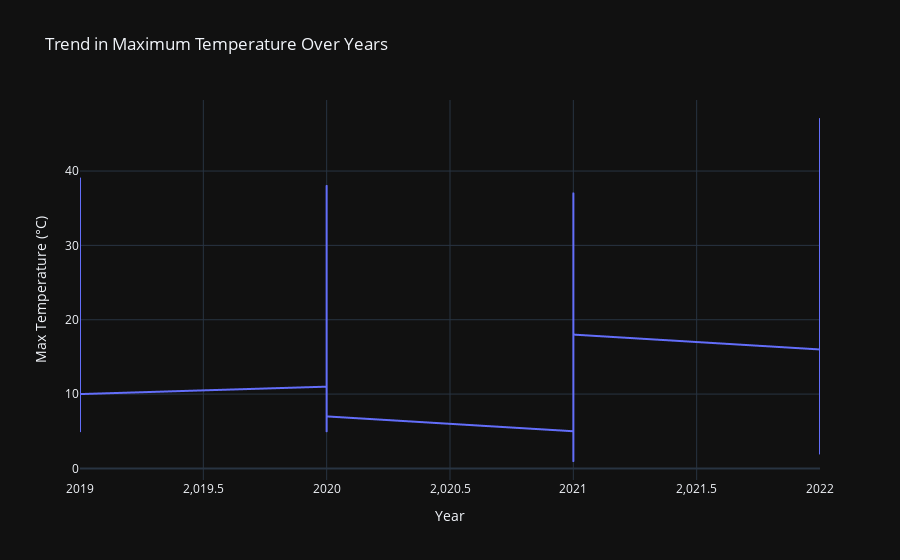

Write notebook code for a chart like this one.
### Code cell
fig = px.line(
    big_dataframe,
    x='YEAR',
    y='MAX_TEMPERATURE_C',
    title='Trend in Maximum Temperature Over Years',
    labels={'MAX_TEMPERATURE_C': 'Max Temperature (°C)'},
    template='plotly_dark',
)

fig.update_layout(
    xaxis_title='Year',
    yaxis_title='Max Temperature (°C)',
    showlegend=False,  
)

fig.show()

### Figure 1 — Plotly figure (JSON) as saved in the notebook; plotly's stock layout.template omitted (floating-point values rounded to 4 significant figures; data arrays with more than 128 entries replaced by an {"elided": "..."} marker saying what was removed)
{"data": [{"hovertemplate": "YEAR=%{x}<br>Max Temperature (°C)=%{y}<extra></extra>", "legendgroup": "", "line": {"color": "#636efa", "dash": "solid"}, "marker": {"symbol": "circle"}, "mode": "lines", "name": "", "showlegend": false, "type": "scattergl", "x": {"elided": "1461 int values"}, "xaxis": "x", "y": {"elided": "1461 int values"}, "yaxis": "y"}], "layout": {"legend": {"tracegroupgap": 0}, "showlegend": false, "title": {"text": "Trend in Maximum Temperature Over Years"}, "xaxis": {"anchor": "y", "domain": [0, 1], "title": {"text": "Year"}}, "yaxis": {"anchor": "x", "domain": [0, 1], "title": {"text": "Max Temperature (°C)"}}}}
